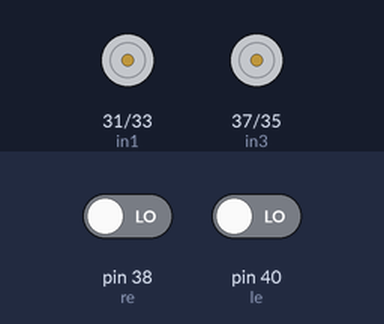
Bench run of a program on a simulated Raspberry Pi (header pin numbers). Shown: motor-driver pin pairs drawn as motors (green arrow = first pin HIGH = forward, orange = second pin HIGH = backward, longer = more drive). The inputs (shaded band) are chosen by the test bench; at power-on: pin 38 (re) LOW, pin 40 (le) LOW. Threads take turns every 2 ms; the clock reads 2024-03-15 10:24:30 at power-on unless the program sets it.

Above: at 0.25 s.
At 0.6 s:
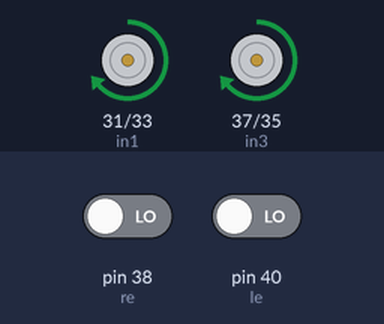
Timing chart, 0 to 2.1 s (numbered marks = the images above):
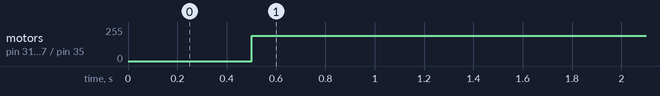

Measured:
- by itself, motor on pin 31 (in1) / pin 33 (in2), motor on pin 37 (in3) / pin 35 (in4): stopped → forward 191/255 at 0.50 s

The program:

imu_test.py
```python
import RPi.GPIO as GPIO
import atexit
import time
import logging
import math
import threading
GPIO.setmode(GPIO.BOARD)
GPIO.setwarnings(False)

in1 = 31
in2 = 33
in3 = 37
in4 = 35
re = 38
le = 40

GPIO.setup(in1, GPIO.OUT)
GPIO.setup(in2, GPIO.OUT)
GPIO.setup(in3, GPIO.OUT)
GPIO.setup(in4, GPIO.OUT)

GPIO.setup(re, GPIO.IN)
GPIO.setup(le, GPIO.IN)

hz = 100
speed = 75

motor1f = GPIO.PWM(in1, hz)
motor1b = GPIO.PWM(in2, hz)
motor2f = GPIO.PWM(in3, hz)
motor2b = GPIO.PWM(in4, hz)

def changeMotorSpeed(motor, dutyCycle):
    motor.changeDutyCycle(dutyCycle)

def stop():
    motor1f.ChangeDutyCycle(0)
    motor1b.ChangeDutyCycle(0)
    motor2f.ChangeDutyCycle(0)
    motor2b.ChangeDutyCycle(0)

def printing():
    print("final rec:", rec)
    print("final lec:", lec)
    right_distance = math.pi / 40 * rec * 6.5 # 6.5 cm wheel diameter (assume for both idc)
    left_distance = math.pi / 40 * lec * 6.5
    print("right motor distance travelled = ", right_distance," cm")
    print("left motor distance travelled = ", left_distance," cm")

atexit.register(stop)

logger = logging.getLogger("PI_controller")
logging.basicConfig(level=logging.DEBUG)
rec = 0
lec = 0
atexit.register(printing)

lock1 = threading.Lock()
lock2 = threading.Lock()

def rightEncoder():
    global re, rec, lock1
    previousrec = GPIO.input(re)

    while True:
        time.sleep(0.001)
        lock1.acquire()
        rightinput = GPIO.input(re)

        # if the encoder changed, increment lec
        if rightinput != previousrec:
            rec+=1
            previousrec = rightinput

        lock1.release()

def leftEncoder():
    global le, lec, lock2
    previouslec = GPIO.input(le)

    while True:
        time.sleep(0.001)
        lock2.acquire()
        leftinput = GPIO.input(le)

        # if the encoder changed, increment lec
        if leftinput != previouslec:
            lec+=1
            previouslec = leftinput

        lock2.release()


#starting threads
rightThreadForMotor = threading.Thread(target=rightEncoder)
leftThreadForMotor = threading.Thread(target=leftEncoder)

leftThreadForMotor.start()
rightThreadForMotor.start()

time.sleep(0.5)
motor1f.start(speed)
motor2f.start(speed)
```
